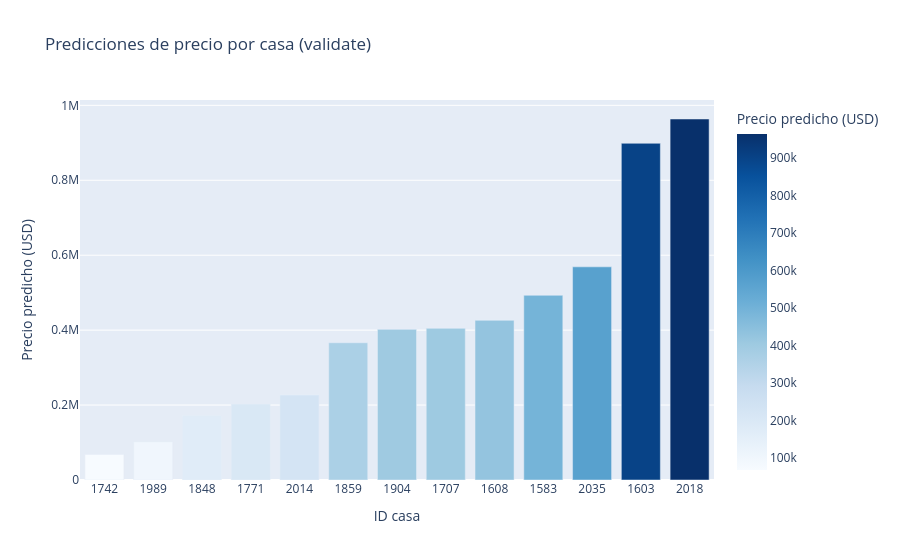

Here is the notebook cell this chart was saved with:
### Markdown cell above
## 15. Visualización de predicciones

### Code cell
# gráfica de barras con las predicciones de validate
fig_bar = px.bar(
    df_predicciones.sort_values("price_pred"),
    x="img",
    y="price_pred",
    title="Predicciones de precio por casa (validate)",
    labels={"img": "ID casa", "price_pred": "Precio predicho (USD)"},
    color="price_pred",
    color_continuous_scale="Blues"
)
fig_bar.show()

### Figure 1 — Plotly figure (JSON) as saved in the notebook; plotly's stock layout.template omitted (floating-point values rounded to 4 significant figures)
{"data": [{"hovertemplate": "ID casa=%{x}<br>Precio predicho (USD)=%{marker.color}<extra></extra>", "legendgroup": "", "marker": {"color": [68050.0, 101300.0, 171300.0, 202600.0, 226500.0, 366300.0, 402100.0, 404700.0, 426200.0, 492900.0, 568900.0, 898700.0, 963600.0], "coloraxis": "coloraxis", "pattern": {"shape": ""}}, "name": "", "orientation": "v", "showlegend": false, "textposition": "auto", "type": "bar", "x": ["1742", "1989", "1848", "1771", "2014", "1859", "1904", "1707", "1608", "1583", "2035", "1603", "2018"], "xaxis": "x", "y": [68050.0, 101300.0, 171300.0, 202600.0, 226500.0, 366300.0, 402100.0, 404700.0, 426200.0, 492900.0, 568900.0, 898700.0, 963600.0], "yaxis": "y"}], "layout": {"barmode": "relative", "coloraxis": {"colorbar": {"title": {"text": "Precio predicho (USD)"}}, "colorscale": [[0, "rgb(247,251,255)"], [0.125, "rgb(222,235,247)"], [0.25, "rgb(198,219,239)"], [0.375, "rgb(158,202,225)"], [0.5, "rgb(107,174,214)"], [0.625, "rgb(66,146,198)"], [0.75, "rgb(33,113,181)"], [0.875, "rgb(8,81,156)"], [1, "rgb(8,48,107)"]]}, "legend": {"tracegroupgap": 0}, "title": {"text": "Predicciones de precio por casa (validate)"}, "xaxis": {"anchor": "y", "domain": [0, 1], "title": {"text": "ID casa"}}, "yaxis": {"anchor": "x", "domain": [0, 1], "title": {"text": "Precio predicho (USD)"}}}}
